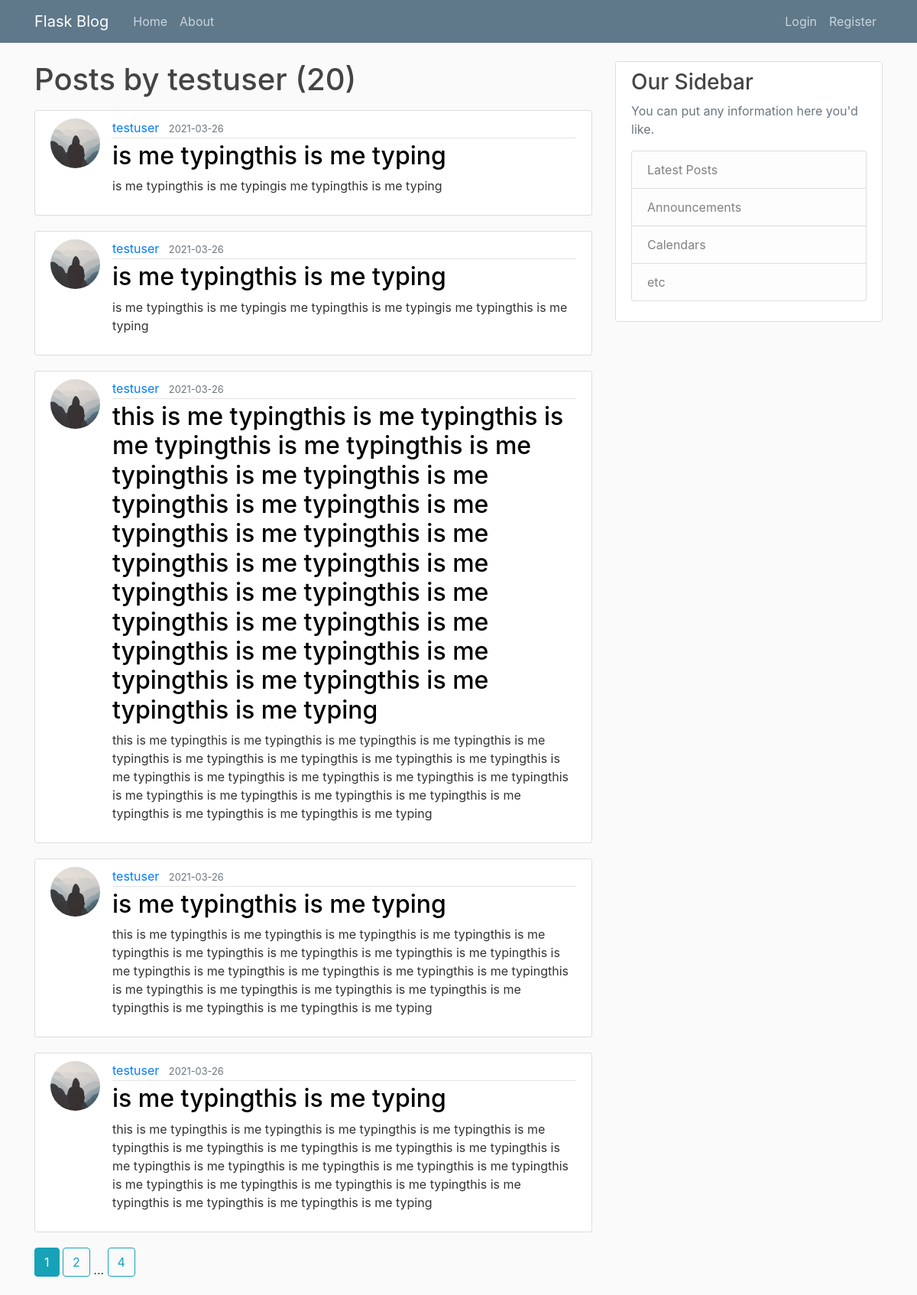
The app's page /user/testuser with its own data.
### app/models.py (models this page shows, shortened)
class User(db.Model, UserMixin):
    id = db.Column(db.Integer, primary_key=True)
    username = db.Column(db.String(20), unique=True, nullable=False)
    email = db.Column(db.String(120), unique=True, nullable=False)
    image_file = db.Column(db.String(20), nullable=False)
    password = db.Column(db.String(60), nullable=False)
    posts = db.relationship('Post', backref='author', lazy=True)

class Post(db.Model):
    id = db.Column(db.Integer, primary_key=True)
    title = db.Column(db.String(100), nullable=False)
    date_posted = db.Column(db.DateTime, nullable=False, default=datetime.utcnow)
    content = db.Column(db.Text, nullable=False)
    user_id = db.Column(db.Integer, db.ForeignKey('user.id'), nullable=False)

### app/routes.py (the view)
@app.route("/user/<string:username>")
def user_posts(username):
    page = request.args.get('page', 1, type=int)
    user = User.query.filter_by(username=username).first_or_404()
    posts = Post.query.filter_by(author=user)\
        .order_by(Post.date_posted.desc())\
        .paginate(page=page, per_page=5)
    return render_template('user_posts.html', posts=posts, user=user)

### app/templates/user_posts.html
{% extends "layout.html" %}
{% block content %}
    <h1 class="mb-3">Posts by {{ user.username }} ({{ posts.total }})</h1>
    {% for post in posts.items %}
        <article class="media content-section">
          <img class="rounded-circle article-img" src="{{ url_for('static', filename='profile_pics/' + post.author.image_file) }}">
          <div class="media-body">
            <div class="article-metadata">
              <a class="mr-2" href="{{ url_for('user_posts', username=post.author.username) }}">{{ post.author.username }}</a>
              <small class="text-muted">{{ post.date_posted.strftime('%Y-%m-%d') }}</small>
            </div>
            <h2><a class="article-title" href="{{ url_for('post', post_id=post.id) }}">{{ post.title }}</a></h2>
            <p class="article-content">{{ post.content }}</p>
          </div>
        </article>
    {% endfor %}
    {% for page_num in posts.iter_pages(left_edge=1, right_edge=1, left_current=1, right_current=2) %}
      {% if page_num %}
        {% if posts.page == page_num %}
          <a class="btn btn-info mb-4" href="{{ url_for('user_posts', username=user.username, page=page_num) }}">{{ page_num }}</a>
        {% else %}
          <a class="btn btn-outline-info mb-4" href="{{ url_for('user_posts', username=user.username, page=page_num) }}">{{ page_num }}</a>
        {% endif %}
      {% else %}
        ...
      {% endif %}
    {% endfor %}
{% endblock content %}

### app/static/main.css (style rules this page uses)
body { background: #fafafa; color: #333333; margin-top: 5rem; }
h1, h2, h3, h4, h5, h6 { color: #444444; }
.content-section { background: #ffffff; padding: 10px 20px; border: 1px solid #dddddd; border-radius: 3px; margin-bottom: 20px; }
.article-title { color: #000000; }
.article-content { white-space: pre-line; }
.article-img { height: 65px; width: 65px; margin-right: 16px; }
.article-metadata { padding-bottom: 1px; margin-bottom: 4px; border-bottom: 1px solid #e3e3e3 }

### records on screen
User: username "testuser"
Post: image_file (placeholder picture), author.username "testuser", date_posted "2021-03-26", title "is me typingthis is me typing", content "is me typingthis is me typingis me typingthis is me typing"
Post: image_file (placeholder picture), author.username "testuser", date_posted "2021-03-26", title "is me typingthis is me typing", content "is me typingthis is me typingis me typingthis is me typingis me typingthis is me typing"
Post: image_file (placeholder picture), author.username "testuser", date_posted "2021-03-26", title "this is me typingthis is me typingthis is me typingthis is me typingthis is me typingthis is me typingthis is me typingthis is me typingthis is me typingthis is me typingthis is me typingthis is me typingthis is me typingthis is me typingthis is me typingthis is me typingthis is me typingthis is me typingthis is me typingthis is me typingthis is me typingthis is me typing", content "this is me typingthis is me typingthis is me typingthis is me typingthis is me typingthis is me typingthis is me typingthis is me typingthis is me typingthis is me typingthis is me typingthis is me typingthis is me typingthis is me typingthis is me typingthis is me typingthis is me typingthis is me typingthis is me typingthis is me typingthis is me typingthis is me typing"
Post: image_file (placeholder picture), author.username "testuser", date_posted "2021-03-26", title "is me typingthis is me typing", content "this is me typingthis is me typingthis is me typingthis is me typingthis is me typingthis is me typingthis is me typingthis is me typingthis is me typingthis is me typingthis is me typingthis is me typingthis is me typingthis is me typingthis is me typingthis is me typingthis is me typingthis is me typingthis is me typingthis is me typingthis is me typingthis is me typing"
Post: image_file (placeholder picture), author.username "testuser", date_posted "2021-03-26", title "is me typingthis is me typing", content "this is me typingthis is me typingthis is me typingthis is me typingthis is me typingthis is me typingthis is me typingthis is me typingthis is me typingthis is me typingthis is me typingthis is me typingthis is me typingthis is me typingthis is me typingthis is me typingthis is me typingthis is me typingthis is me typingthis is me typingthis is me typingthis is me typing"

### other values on screen
{{ posts.total }} "20"
{{ page_num }} "1"
{{ page_num }} "2" "4"
